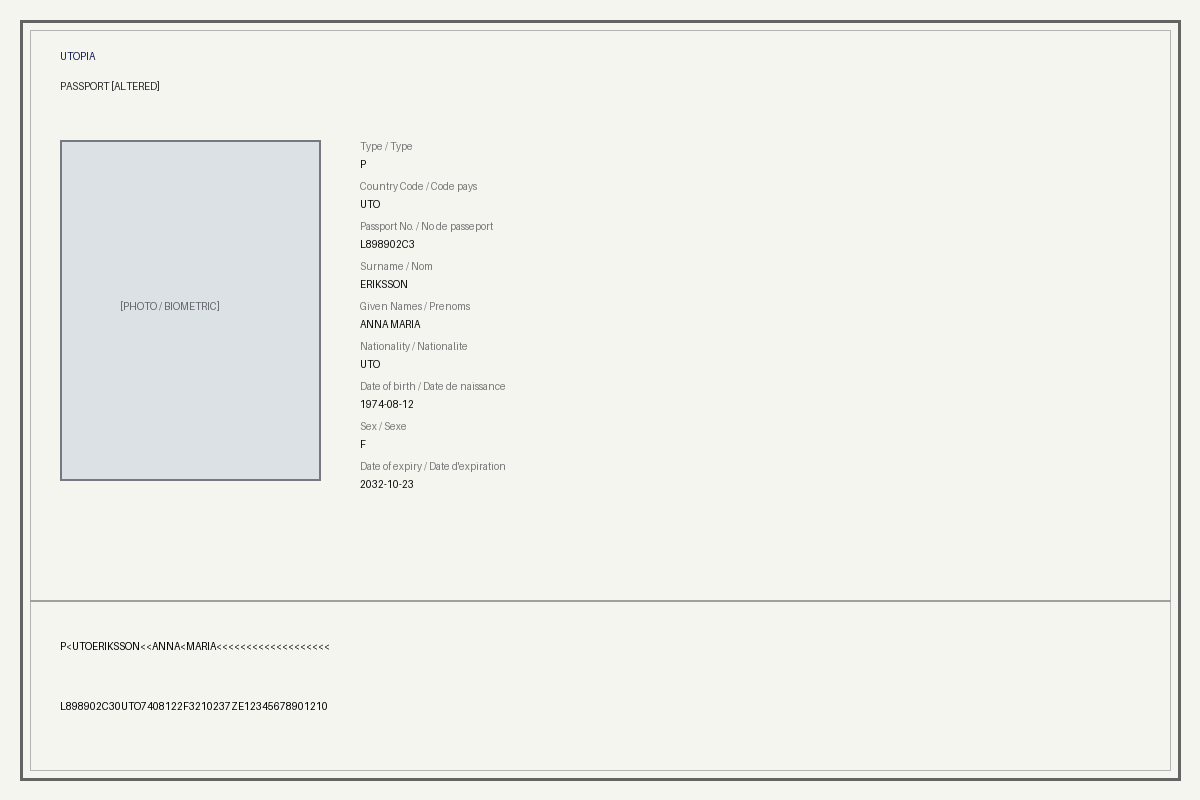
#> input picture data/passports/passport_corrupted_checksum_digit.png, 1200 x 800 px
$ python -i preprocessing.py   (imports and definitions only)
#> lines starting #> are read from the running program, lines starting #| are printed output that depends on the picture; after the words box and inside, x2 and y2 are one past the last pixel; in counts of white or black regions, pixels touching at a corner belong together
"""Non-destructive Image Preprocessing Pipeline for Passport & MRZ OCR.

Provides modular image transformations (resizing, grayscale conversion,
contrast enhancement via CLAHE, denoising, adaptive/Otsu binarization,
and deskewing) without mutating the input image.
"""

import cv2
import numpy as np
from typing import Tuple, Dict, Any, Optional


def resize_image(image: np.ndarray, target_width: int = 1600) -> Tuple[np.ndarray, float]:
    """Resize image to a target width while maintaining aspect ratio.

    Args:
        image: Source image numpy array (BGR or Grayscale).
        target_width: Desired width in pixels.

    Returns:
        Tuple of (resized_image, scale_factor).
    """
    h, w = image.shape[:2]
    if w <= target_width:
        return image.copy(), 1.0

    scale = target_width / float(w)
    new_h = int(h * scale)
    resized = cv2.resize(image, (target_width, new_h), interpolation=cv2.INTER_AREA)
    return resized, scale


def to_grayscale(image: np.ndarray) -> np.ndarray:
    """Safely convert an image to single-channel grayscale without modifying source."""
    if len(image.shape) == 2:
        return image.copy()
    if image.shape[2] == 4:
        return cv2.cvtColor(image, cv2.COLOR_BGRA2GRAY)
    return cv2.cvtColor(image, cv2.COLOR_BGR2GRAY)


def enhance_contrast_clahe(
    gray: np.ndarray,
    clip_limit: float = 2.5,
    tile_grid_size: Tuple[int, int] = (8, 8)
) -> np.ndarray:
    """Enhance contrast using Contrast Limited Adaptive Histogram Equalization (CLAHE)."""
    clahe = cv2.createCLAHE(clipLimit=clip_limit, tileGridSize=tile_grid_size)
    return clahe.apply(gray.copy())


def denoise_image(gray: np.ndarray, method: str = "bilateral") -> np.ndarray:
    """Denoise grayscale image while preserving sharp character edges."""
    if method == "bilateral":
        # Bilateral filter preserves sharp edges crucial for OCR characters
        return cv2.bilateralFilter(gray.copy(), d=9, sigmaColor=75, sigmaSpace=75)
    elif method == "gaussian":
        return cv2.GaussianBlur(gray.copy(), (3, 3), 0)
    else:
        return cv2.fastNlMeansDenoising(gray.copy(), h=10)


def binarize_adaptive(gray: np.ndarray, block_size: int = 21, c_constant: int = 10) -> np.ndarray:
    """Convert grayscale image to binary using adaptive Gaussian thresholding."""
    return cv2.adaptiveThreshold(
        gray, 255, cv2.ADAPTIVE_THRESH_GAUSSIAN_C, cv2.THRESH_BINARY, block_size, c_constant
    )


def binarize_otsu(gray: np.ndarray) -> np.ndarray:
    """Convert grayscale image to binary using Otsu's thresholding."""
    _, binary = cv2.threshold(gray, 0, 255, cv2.THRESH_BINARY + cv2.THRESH_OTSU)
    return binary


def detect_skew_angle(gray: np.ndarray) -> float:
    """Compute skew angle in degrees using image moments / minAreaRect on edge contours."""
    # Find edges using Canny
    edges = cv2.Canny(gray, 50, 150, apertureSize=3)
    # Find coordinates of all non-zero edge pixels
    pts = cv2.findNonZero(edges)
    if pts is None or len(pts) < 100:
        return 0.0

    rect = cv2.minAreaRect(pts)
    angle = rect[-1]

    # Normalize OpenCV minAreaRect angle
    if angle < -45:
        angle = -(90 + angle)
    elif angle > 45:
        angle = 90 - angle
    else:
        angle = -angle

    # Only return angle if it's within a realistic document tilt range (-30 to +30 deg)
    if -30.0 <= angle <= 30.0:
        return float(angle)
    return 0.0


def rotate_image(image: np.ndarray, angle: float) -> np.ndarray:
    """Rotate image by given angle in degrees around its center with border replication."""
    if abs(angle) < 0.2:
        return image.copy()

    h, w = image.shape[:2]
    center = (w // 2, h // 2)
    m = cv2.getRotationMatrix2D(center, angle, 1.0)
    rotated = cv2.warpAffine(
        image, m, (w, h), flags=cv2.INTER_CUBIC, borderMode=cv2.BORDER_REPLICATE
    )
    return rotated


def detect_and_deskew(image: np.ndarray) -> Tuple[np.ndarray, float]:
    """Detect skew angle and deskew image if tilted."""
    gray = to_grayscale(image)
    angle = detect_skew_angle(gray)
    if abs(angle) >= 0.5:
        return rotate_image(image, angle), angle
    return image.copy(), 0.0


def extract_mrz_region(image: np.ndarray, bottom_ratio: float = 0.35) -> np.ndarray:
    """Extract the bottom portion of the image where the MRZ typically resides.

    Args:
        image: Document image (BGR or Grayscale).
        bottom_ratio: Fraction of height from the bottom to retain (default 35%).
    """
    h = image.shape[0]
    start_y = int(h * (1.0 - bottom_ratio))
    return image[start_y:h, :].copy()


def preprocess_for_ocr(image: np.ndarray) -> Dict[str, Any]:
    """Execute complete non-destructive preprocessing pipeline for document OCR.

    Returns:
        Dictionary containing:
        - original: Untouched copy
        - resized: Resized image
        - deskewed: Resized and deskewed image
        - gray: Contrast-enhanced grayscale
        - binary: Clean binarized image
        - mrz_roi: Cropped lower region for dedicated MRZ OCR
        - scale_factor: Resizing scale applied
        - skew_angle: Deskew angle corrected
    """
    orig_copy = image.copy()
    resized, scale = resize_image(orig_copy, target_width=1600)
    deskewed, angle = detect_and_deskew(resized)

    gray = to_grayscale(deskewed)
    denoised = denoise_image(gray, method="bilateral")
    clahe_gray = enhance_contrast_clahe(denoised, clip_limit=2.5)
    binary = binarize_otsu(clahe_gray)
    mrz_roi = extract_mrz_region(clahe_gray, bottom_ratio=0.35)

    return {
        "original": orig_copy,
        "resized": resized,
        "deskewed": deskewed,
        "gray": clahe_gray,
        "binary": binary,
        "mrz_roi": mrz_roi,
        "scale_factor": scale,
        "skew_angle": angle,
    }

>>> import cv2
>>> picture = cv2.imread('../../data/passports/passport_corrupted_checksum_digit.png')
#> picture is the input picture: shape (800, 1200, 3); mean B, G, R 235.9, 239.8, 239.4
>>> result = preprocess_for_ocr(picture)
#> in preprocess_for_ocr, `resized, scale = resize_image(orig_copy, target_width=1600)`: scale = 1
#> in detect_skew_angle, `edges = cv2.Canny(gray, 50, 150, apertureSize=3)`:
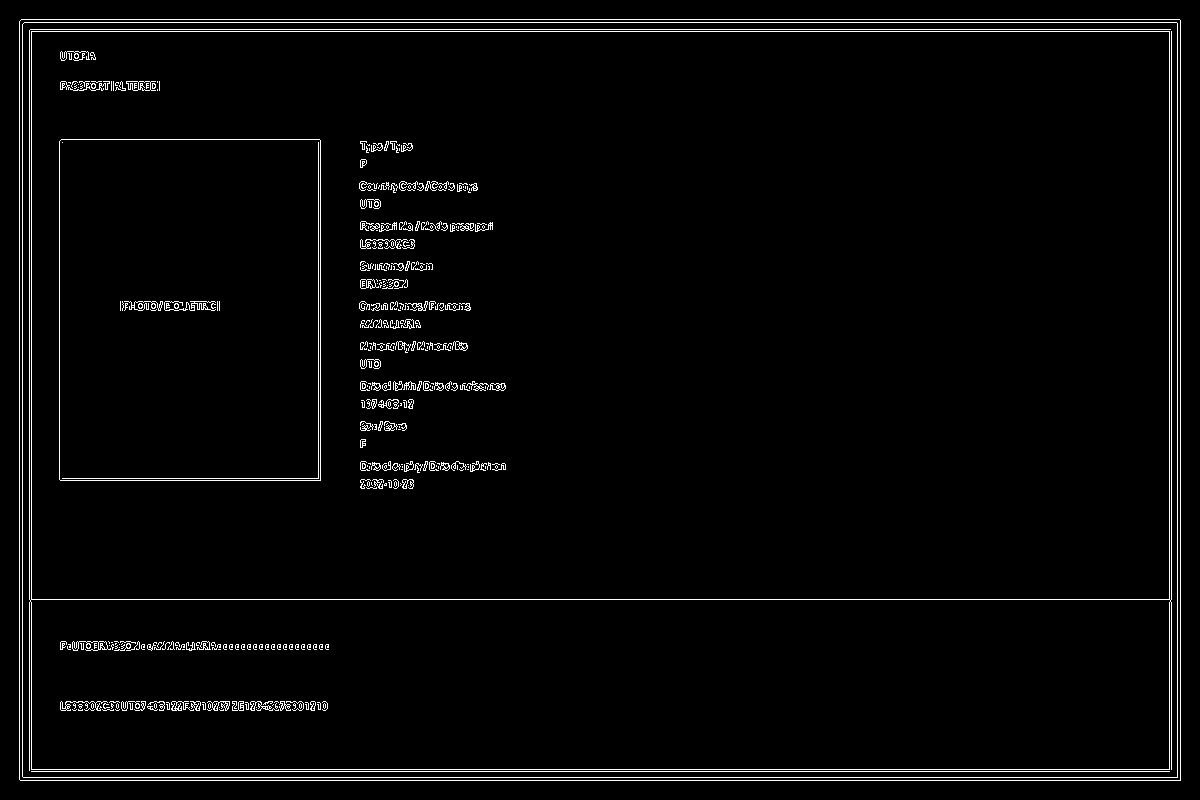
#> edges: shape (800, 1200); 2.7% white in thin lines or dots
#> in detect_skew_angle, `pts = cv2.findNonZero(edges)`: pts = contour of 25866 points, box (x1, y1, x2, y2) (19, 19, 1181, 781), area 760
#> in detect_skew_angle, `rect = cv2.minAreaRect(pts)`: rect = ((599.5, 399.5), (761, 1161), -90)
#> in detect_skew_angle, `angle = rect[-1]`: angle = -90
#> in detect_skew_angle, `angle = -(90 + angle)`: angle = 0
#> in enhance_contrast_clahe, `return clahe.apply(gray.copy())`:
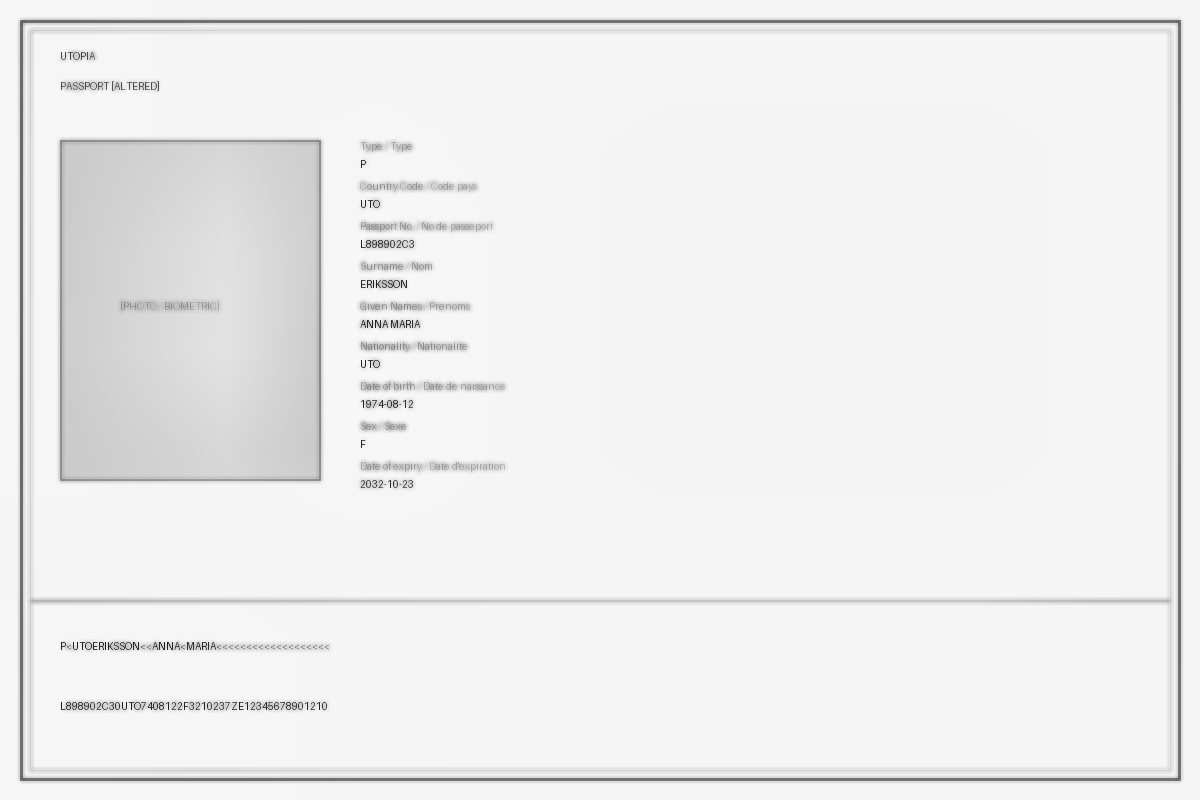
#> returned value: shape (800, 1200); min 21, max 247, mean 237.6
#> in binarize_otsu, `_, binary = cv2.threshold(gray, 0, 255, cv2.THRESH_BINARY + cv2.THRESH..`:
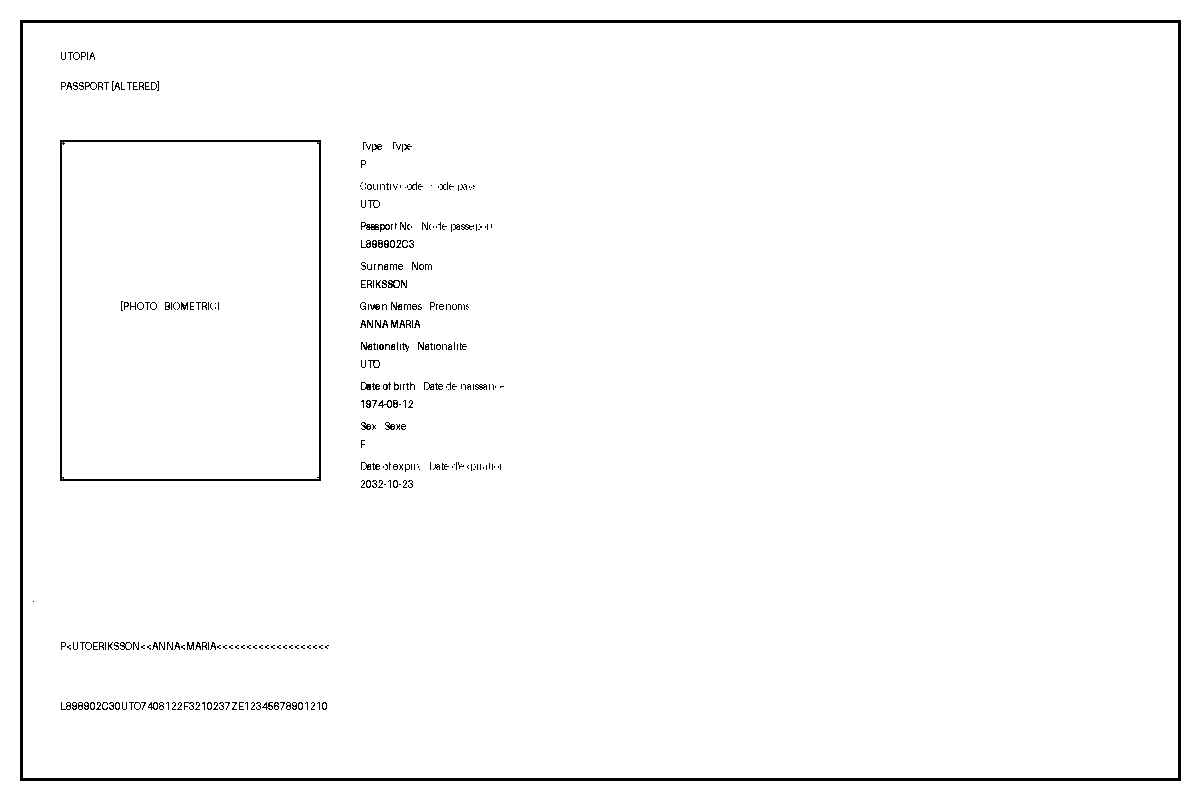
#> binary: shape (800, 1200); 98% white; 349 black regions (244 under 20 px), largest, box (x1, y1, x2, y2) and area: (20, 20, 1181, 781) 11496, (60, 140, 321, 481) 2405, (361, 222, 379, 230) 74
#> in extract_mrz_region, `return image[start_y:h, :].copy()`:
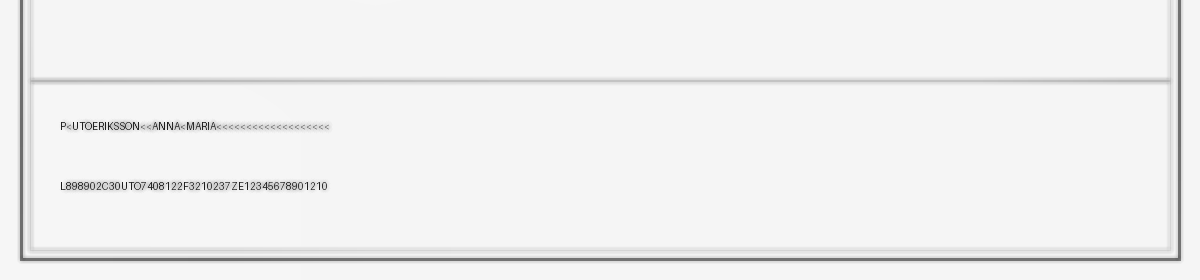
#> returned value: shape (280, 1200); min 21, max 246, mean 240.1
#> result = 8 items
